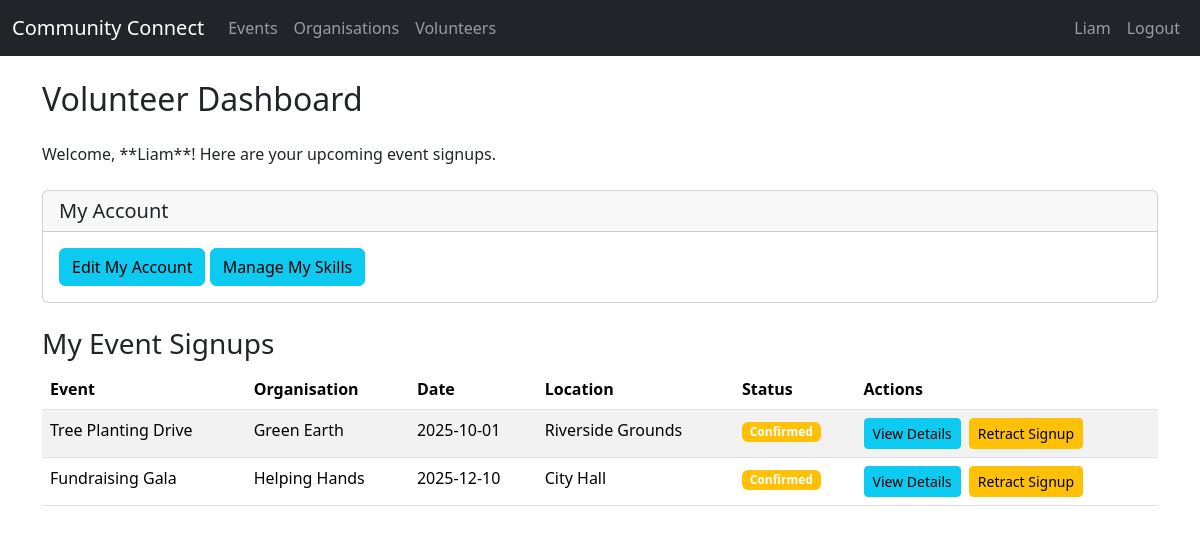
Screenshot of /volunteer/dashboard (signed in) with the database file from the repository.
### tables this page shows
CREATE TABLE Signups (
    SignupID INTEGER PRIMARY KEY AUTOINCREMENT,
    EventID INTEGER NOT NULL,
    VolunteerID INTEGER NOT NULL,
    RoleID INTEGER,
    Status TEXT(20),
    FOREIGN KEY (EventID) REFERENCES Events(EventID) ON DELETE CASCADE,
    FOREIGN KEY (VolunteerID) REFERENCES Volunteers(VolunteerID) ON DELETE CASCADE,
    FOREIGN KEY (RoleID) REFERENCES Roles(RoleID) ON DELETE SET NULL
);

CREATE TABLE Events (
    EventID INTEGER PRIMARY KEY AUTOINCREMENT,
    OrganisationID INTEGER NOT NULL,
    Name TEXT(100) NOT NULL,
    Description TEXT(255),
    Date DATE,
    StartTime TIME,
    EndTime TIME,
    Location TEXT(255),
    Status TEXT(20),
    FOREIGN KEY (OrganisationID) REFERENCES Organisations(OrganisationID),
    CONSTRAINT chk_end_after_start CHECK (EndTime > StartTime)
);

CREATE TABLE Organisations (
    OrganisationID INTEGER PRIMARY KEY AUTOINCREMENT,
    Name TEXT(100) NOT NULL,
    Description TEXT(255),
    ContactPerson TEXT(50),
    Email TEXT(320) UNIQUE NOT NULL,
    Password TEXT(128) NOT NULL,
    Phone TEXT(32),
    Address TEXT(255),
    Website TEXT(255),
    Logo BLOB
);

### app.py (the view)
@app.route("/volunteer/dashboard")
@login_required
@volunteer_required
def volunteer_dashboard():
    db = get_db()
    signups = db.execute(
        """SELECT s.Status, e.Name AS EventName, e.Date, e.Location, o.Name AS OrgName, s.EventID
           FROM Signups s JOIN Events e ON s.EventID = e.EventID
           JOIN Organisations o ON e.OrganisationID = o.OrganisationID
           WHERE s.VolunteerID = ?
           ORDER BY date(e.Date) ASC""", (session["user_id"],)
    ).fetchall()
    return render_template("volunteer_dashboard.html", signups=signups)

### app.py (called while the page is built)
def get_db():
    db = getattr(g, "_database", None)
    if db is None:
        db = g._database = sqlite3.connect(DATABASE)
        db.row_factory = sqlite3.Row  # This allows accessing columns by name
    return db

@app.teardown_appcontext
def close_connection(exception):
    db = getattr(g, "_database", None)
    if db is not None:
        db.close()

def login_required(f):
    @wraps(f)
    def decorated_function(*args, **kwargs):
        if "user_id" not in session:
            flash("Please log in first.", "error")
            return redirect(url_for("login"))
        return f(*args, **kwargs)
    return decorated_function

def volunteer_required(f):
    @wraps(f)
    def wrapper(*args, **kwargs):
        if session.get("account_type") != "volunteer":
            flash("Volunteers only.", "error")
            return redirect(url_for("index"))
        return f(*args, **kwargs)
    return wrapper

### templates/volunteer_dashboard.html
{% extends "base.html" %}
{% block content %}
<h2 class="mb-4">Volunteer Dashboard</h2>
<p>Welcome, **{{ session['name'] }}**! Here are your upcoming event signups.</p>
<div class="card my-4">
    <div class="card-header">
        <h5 class="mb-0">My Account</h5>
    </div>
    <div class="card-body">
        <a href="{{ url_for('edit_volunteer_account') }}" class="btn btn-info">Edit My Account</a>
        <a href="{{ url_for('manage_volunteer_skills') }}" class="btn btn-info">Manage My Skills</a>
    </div>
</div>
<h3 class="mt-4">My Event Signups</h3>
{% if signups %}
<table class="table table-striped">
    <thead>
        <tr>
            <th>Event</th>
            <th>Organisation</th>
            <th>Date</th>
            <th>Location</th>
            <th>Status</th>
            <th>Actions</th>
        </tr>
    </thead>
    <tbody>
        {% for signup in signups %}
        <tr>
            <td>{{ signup.EventName }}</td>
            <td>{{ signup.OrgName }}</td>
            <td>{{ signup.Date }}</td>
            <td>{{ signup.Location }}</td>
            <td><span class="badge bg-{% if signup.Status == 'Accepted' %}success{% elif signup.Status == 'Rejected' %}danger{% else %}warning{% endif %}">{{ signup.Status }}</span></td>
            <td>
                <div class="d-flex align-items-center gap-2">
                    <a href="{{ url_for('view_event', event_id=signup.EventID) }}" class="btn btn-sm btn-info">View Details</a>
                    {% if signup.Status != 'Accepted' %}
                        <form action="{{ url_for('retract_signup', event_id=signup.EventID) }}" method="POST" class="m-0">
                            <button type="submit" class="btn btn-sm btn-warning" onclick="return confirm('Are you sure you want to retract your signup?');">Retract Signup</button>
                        </form>
                    {% endif %}
                </div>
            </td>
        </tr>
        {% endfor %}
    </tbody>
</table>
{% else %}
<p>You have not signed up for any events yet. <a href="{{ url_for('list_events') }}">Browse events now!</a></p>
{% endif %}
{% endblock %}

### rows the page displays
Signups: EventName "Tree Planting Drive", OrgName "Green Earth", Date "2025-10-01", Location "Riverside Grounds", Status "Confirmed"
Signups: EventName "Fundraising Gala", OrgName "Helping Hands", Date "2025-12-10", Location "City Hall", Status "Confirmed"

### other values shown
{{ session.get('name', 'Dashboard') }} "Liam"
{{ session['name'] }} "Liam"
